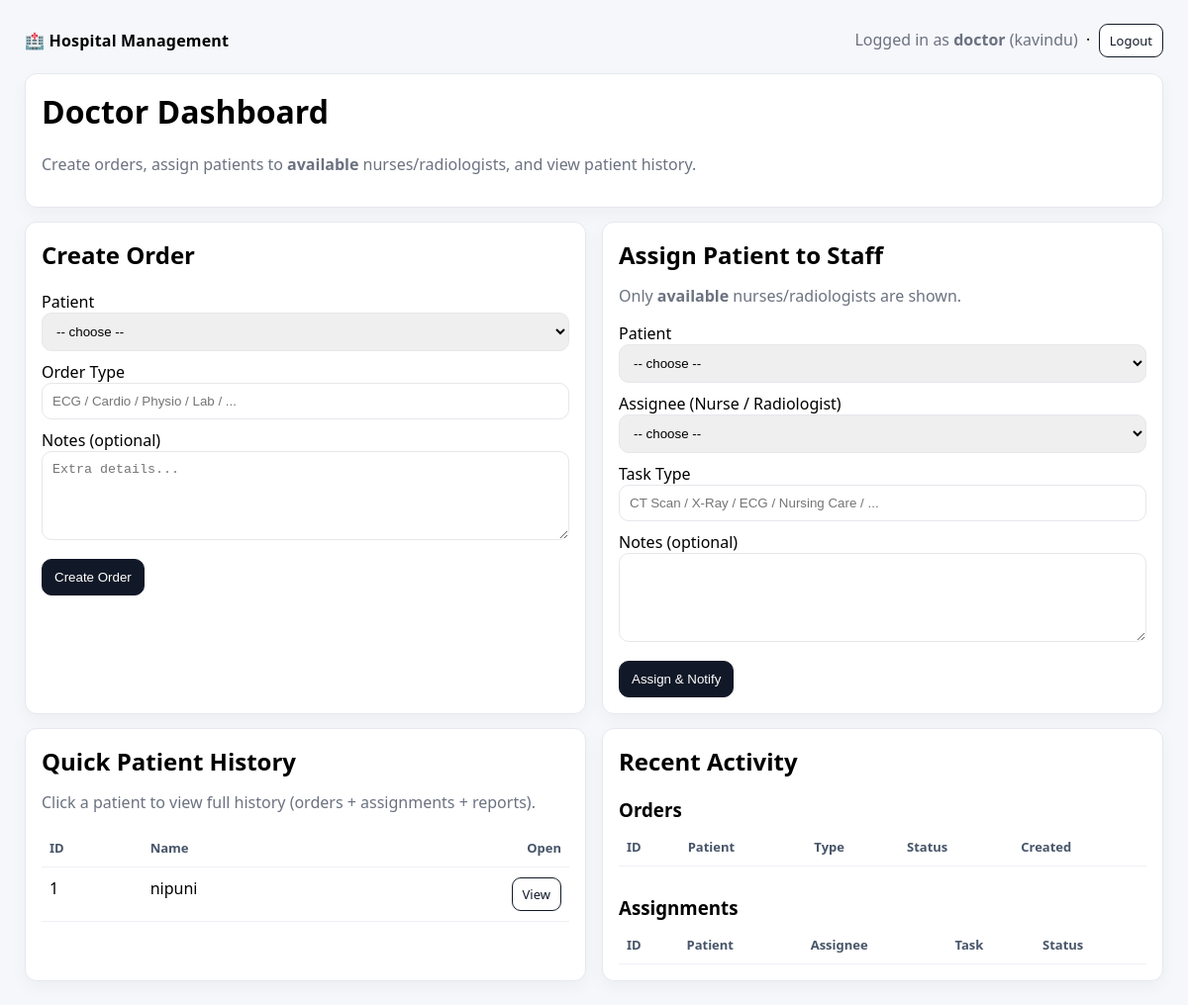
Before: /doctor (signed in) with the older database file.
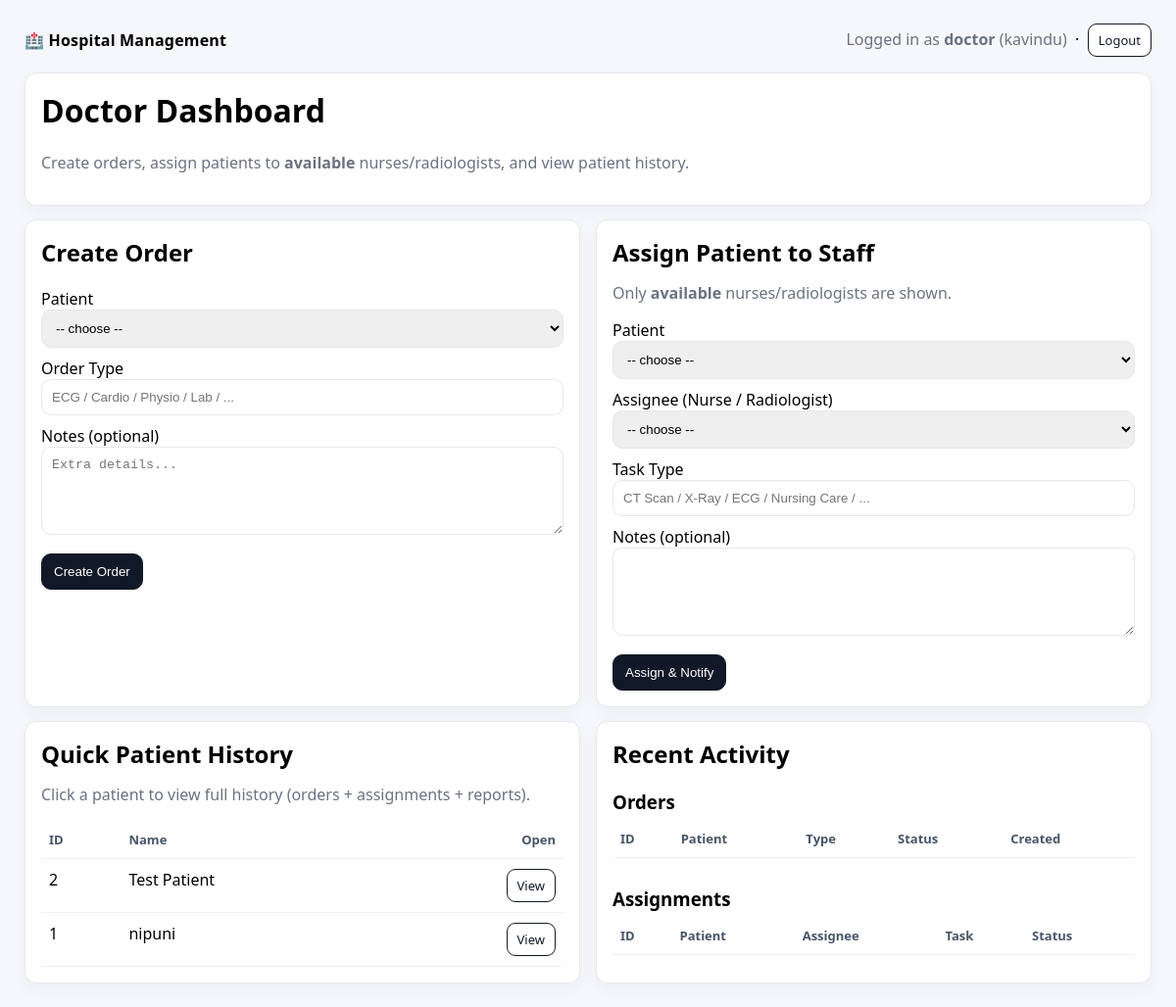
After: the same page with the newer database file.
### tables this page shows
CREATE TABLE patients (
  id INTEGER PRIMARY KEY AUTOINCREMENT,
  name TEXT NOT NULL,
  username TEXT NOT NULL UNIQUE,
  password_hash TEXT NOT NULL,
  phone TEXT,
  dob TEXT,
  gender TEXT,
  created_at TEXT NOT NULL DEFAULT (datetime('now'))
);

### app.py (the view)
@app.route("/doctor")
def doctor_dashboard():
    r = require_staff_role("doctor")
    if r: return r
    doctor_id = session["user_id"]
    conn = db()
    doctor = conn.execute("SELECT * FROM staff WHERE id=? AND role='doctor'", (doctor_id,)).fetchone()
    patients = conn.execute("SELECT * FROM patients ORDER BY id DESC").fetchall()
    nurses = conn.execute("SELECT * FROM staff WHERE role='nurse' AND is_available=1 ORDER BY name").fetchall()
    radiologists = conn.execute("SELECT * FROM staff WHERE role='radiologist' AND is_available=1 ORDER BY name").fetchall()
    recent_orders = conn.execute("""
        SELECT o.*, p.name AS patient_name
        FROM orders o
        JOIN patients p ON p.id=o.patient_id
        WHERE o.doctor_id=?
        ORDER BY o.id DESC
        LIMIT 200
    """, (doctor_id,)).fetchall()
    recent_assignments = conn.execute("""
        SELECT a.*, p.name AS patient_name, s.name AS assignee_name, s.role AS assignee_role
        FROM assignments a
        JOIN patients p ON p.id=a.patient_id
        JOIN staff s ON s.id=a.assignee_staff_id
        WHERE a.doctor_id=?
        ORDER BY a.id DESC
        LIMIT 200
    """, (doctor_id,)).fetchall()
    conn.close()
    return render_template(
        "doctor_dashboard.html",
        title="Doctor Dashboard",
        doctor=doctor,
        patients=patients,
        nurses=nurses,
        radiologists=radiologists,
        recent_orders=recent_orders,
        recent_assignments=recent_assignments,
    )

### app.py (called while the page is built)
def db():
    conn = sqlite3.connect(DB_PATH)
    conn.row_factory = sqlite3.Row
    conn.execute("PRAGMA foreign_keys = ON;")
    return conn

def require_staff_role(role: str):
    if session.get("role") != role:
        return redirect(url_for(f"{role}_login"))
    return None

### templates/doctor_dashboard.html (shortened to what this page needs)
{% extends "base.html" %}
{% block content %}
  <div class="card">
    <h1 style="margin-top:0;">Doctor Dashboard</h1>
    <p class="muted" style="margin-top:0;">
      Create orders, assign patients to <b>available</b> nurses/radiologists, and view patient history.
    </p>
  </div>
  <div style="height:14px;"></div>
  <div class="row">
    <div class="card">
      <h2 style="margin-top:0;">Create Order</h2>
      <form method="post" action="{{ url_for('doctor_create_order') }}">
        <label>Patient</label>
        <select name="patient_id" required>
          <option value="">-- choose --</option>
        </select>
        <div style="height:10px;"></div>
        <label>Order Type</label>
        <input name="order_type" placeholder="ECG / Cardio / Physio / Lab / ..." required />
        <div style="height:10px;"></div>
        <label>Notes (optional)</label>
        <textarea name="notes" placeholder="Extra details..."></textarea>
        <div style="height:14px;"></div>
        <button class="btn" type="submit">Create Order</button>
      </form>
    </div>
    <div class="card">
      <h2 style="margin-top:0;">Assign Patient to Staff</h2>
      <p class="muted" style="margin-top:-6px;">Only <b>available</b> nurses/radiologists are shown.</p>
      <form method="post" action="{{ url_for('doctor_create_assignment') }}">
        <label>Patient</label>
        <select name="patient_id" required>
          <option value="">-- choose --</option>
        </select>
        <div style="height:10px;"></div>
        <label>Assignee (Nurse / Radiologist)</label>
        <select name="assignee_staff_id" required>
          <option value="">-- choose --</option>
        </select>
        <div style="height:10px;"></div>
        <label>Task Type</label>
        <input name="task_type" placeholder="CT Scan / X-Ray / ECG / Nursing Care / ..." required />
        <div style="height:10px;"></div>
        <label>Notes (optional)</label>
        <textarea name="notes"></textarea>
        <div style="height:14px;"></div>
        <button class="btn" type="submit">Assign & Notify</button>
      </form>
    </div>
  </div>
  <div style="height:14px;"></div>
  <div class="row">
    <div class="card">
      <h2 style="margin-top:0;">Quick Patient History</h2>
      <p class="muted" style="margin-top:-6px;">Click a patient to view full history (orders + assignments + reports).</p>
      <table>
        <thead><tr><th>ID</th><th>Name</th><th class="right">Open</th></tr></thead>
        <tbody>
          {% for p in patients %}
          <tr>
            <td>{{ p.id }}</td>
            <td>{{ p.name }}</td>
            <td class="right"><a class="btn secondary small" href="{{ url_for('doctor_view_patient', patient_id=p.id) }}">View</a></td>
          </tr>
          {% endfor %}
        </tbody>
      </table>
    </div>
    <div class="card">
      <h2 style="margin-top:0;">Recent Activity</h2>
      <h3 style="margin-bottom:6px;">Orders</h3>
      <table>
        <thead><tr><th>ID</th><th>Patient</th><th>Type</th><th>Status</th><th>Created</th></tr></thead>
      </table>
      <div style="height:10px;"></div>
      <h3 style="margin-bottom:6px;">Assignments</h3>
      <table>
        <thead><tr><th>ID</th><th>Patient</th><th>Assignee</th><th>Task</th><th>Status</th></tr></thead>
      </table>
    </div>
  </div>
{% endblock %}

Changed rows visible on the page:
added patients: id "2", name "Test Patient"
